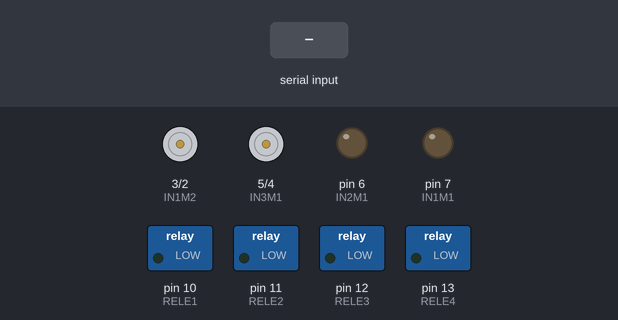
A sketch run on a simulated Arduino Uno, built with avr-gcc and run on an emulated ATmega328P. Parts: motor-driver pin pairs drawn as motors (green arrow = first pin HIGH = forward, orange = second pin HIGH = backward, longer = more drive), switched loads named in the sketch (green lamp = pin HIGH), output pins drawn as LEDs (lit = HIGH). The test bench sets the inputs (shaded band).

Above: at 1.2 s.
1.3 s: "A" received over Serial
At 1.9 s:
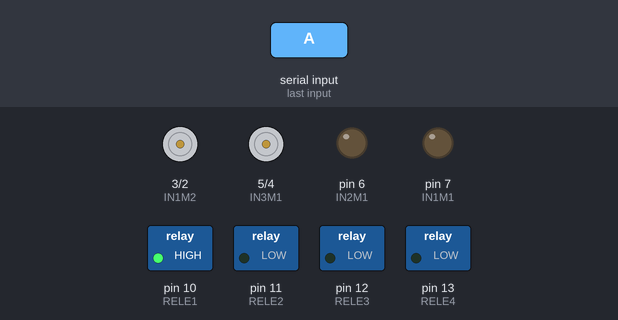
2.8 s: byte 75 ('K') received over Serial
At 3.4 s:
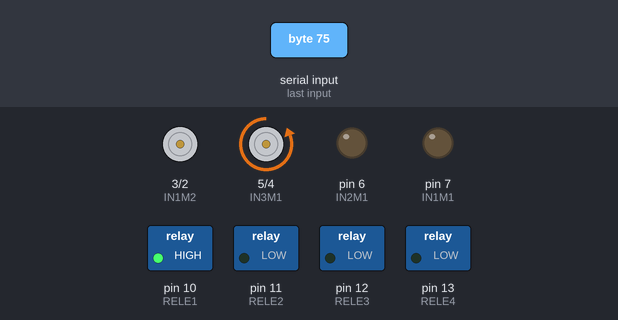
5.0 s: byte 76 ('L') received over Serial
At 6.0 s:
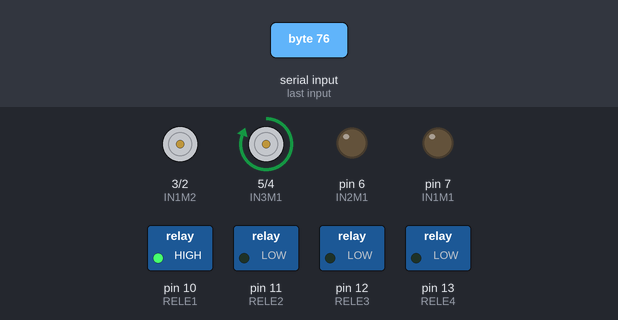
7.7 s: byte 77 ('M') received over Serial
At 8.3 s:
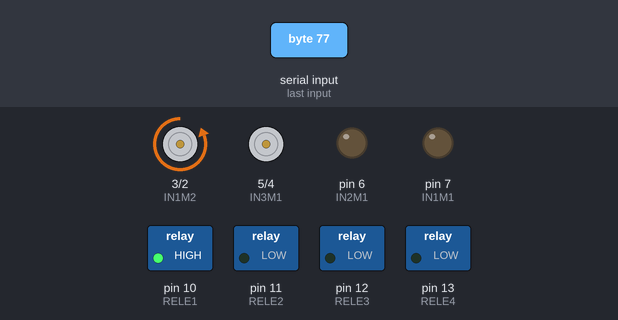
9.9 s: byte 78 ('N') received over Serial
At 10.9 s:
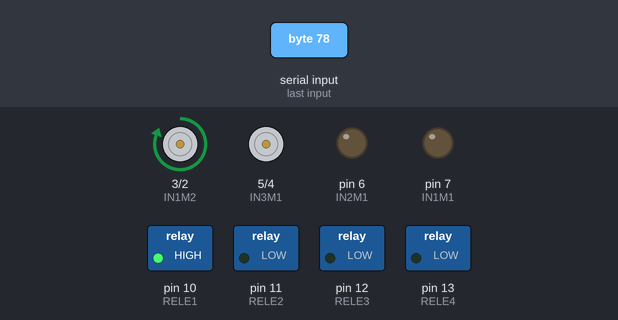
12.6 s: "C" received over Serial
At 13.5 s:
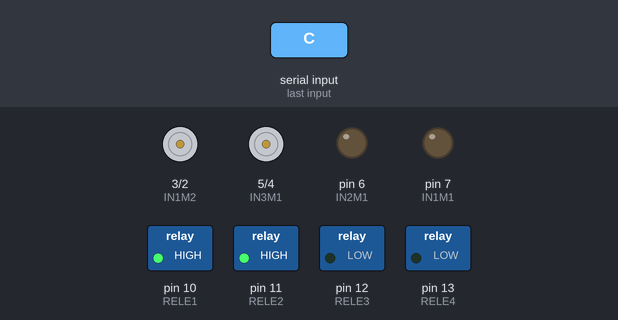
Timing chart, 0 to 15.1 s (numbered marks = the images above; inputs shaded):
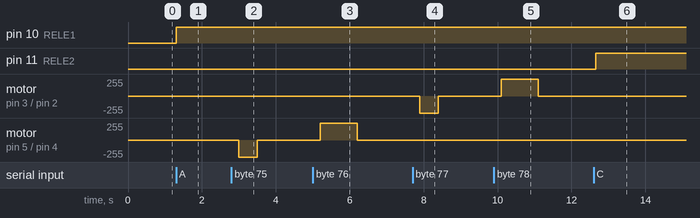

Measured:
- after the input at 1.3 s, pin 10 (RELE1): LOW → HIGH at once
- after the input at 2.8 s, motor on pin 5 (IN3M1) / pin 4 (IN4M1): stopped → backward 255/255 after 0.20 s, → stopped 0.50 s later
- after the input at 5.0 s, motor on pin 5 (IN3M1) / pin 4 (IN4M1): stopped → forward 255/255 after 0.20 s, → stopped 1.0 s later
- after the input at 7.7 s, motor on pin 3 (IN1M2) / pin 2 (IN2M2): stopped → backward 255/255 after 0.20 s, → stopped 0.50 s later
- after the input at 9.9 s, motor on pin 3 (IN1M2) / pin 2 (IN2M2): stopped → forward 255/255 after 0.20 s, → stopped 1.0 s later
- after the input at 12.6 s, pin 11 (RELE2): LOW → HIGH after 0.05 s

The sketch:

sketch_jun13b.ino
```cpp
const int RELE1 = 10;
const int RELE2 = 11;
const int RELE3 = 12;
const int RELE4 = 13;

const int IN1M1 = 7;
const int IN2M1 = 6;
const int IN3M1 = 5;
const int IN4M1 = 4;

const int IN1M2 = 3;
const int IN2M2 = 2;


int data;

void setup() {
  // put your setup code here, to run once:
  Serial.begin(9600);
  pinMode(RELE1, OUTPUT);
  pinMode(RELE2, OUTPUT);
  pinMode(RELE3, OUTPUT);
  pinMode(RELE4, OUTPUT);

  pinMode(IN1M1, OUTPUT);
  pinMode(IN2M1, OUTPUT);
  pinMode(IN3M1, OUTPUT);
  pinMode(IN4M1, OUTPUT);

  pinMode(IN1M2, OUTPUT);
  pinMode(IN2M2, OUTPUT);

}

void loop() {
  if(Serial.available()){
    data = Serial.read();


    if(data=='A'){
      digitalWrite(RELE1, HIGH);
    } else if(data=='B') {
      digitalWrite(RELE1, LOW);
    }
    delay(50);

    if(data=='C'){
      digitalWrite(RELE2, HIGH);
    } else if(data=='D') {
      digitalWrite(RELE2, LOW);
    }
    delay(50);

    if(data=='E'){
      digitalWrite(RELE3, HIGH);
    } else if(data=='F') {
      digitalWrite(RELE3, LOW);
    }
    delay(50);

    if(data=='G'){
      digitalWrite(RELE4, HIGH);
    } else if(data=='H') {
      digitalWrite(RELE4, LOW);
    }
    delay(50);

    if(data=='I'){
      //CIERRA M1
      digitalWrite(IN1M1, LOW);
      digitalWrite(IN2M1, HIGH);
      delay(1000);
      digitalWrite(IN1M1, LOW);
      digitalWrite(IN2M1, LOW);
    }

    if(data=='J'){
      //ABRE M1
      digitalWrite(IN1M1, HIGH);
      digitalWrite(IN2M1, LOW);
      delay(1000);
      digitalWrite(IN1M1, LOW);
      digitalWrite(IN2M1, LOW);
    }

    if(data=='K'){
      //CIERRA M2
      digitalWrite(IN3M1, LOW);
      digitalWrite(IN4M1, HIGH);
      delay(500);
      digitalWrite(IN3M1, LOW);
      digitalWrite(IN4M1, LOW);
    }

    if(data=='L'){
      //ABRE M2
      digitalWrite(IN3M1, HIGH);
      digitalWrite(IN4M1, LOW);
      delay(1000);
      digitalWrite(IN3M1, LOW);
      digitalWrite(IN4M1, LOW);
    }

    if(data=='M'){
      //CIERRA M3
      digitalWrite(IN1M2, LOW);
      digitalWrite(IN2M2, HIGH);
      delay(500);
      digitalWrite(IN1M2, LOW);
      digitalWrite(IN2M2, LOW);
    }

    if(data=='N'){
      //ABRE M3
      digitalWrite(IN1M2, HIGH);
      digitalWrite(IN2M2, LOW);
      delay(1000);
      digitalWrite(IN1M2, LOW);
      digitalWrite(IN2M2, LOW);
    }
  }
}
```
